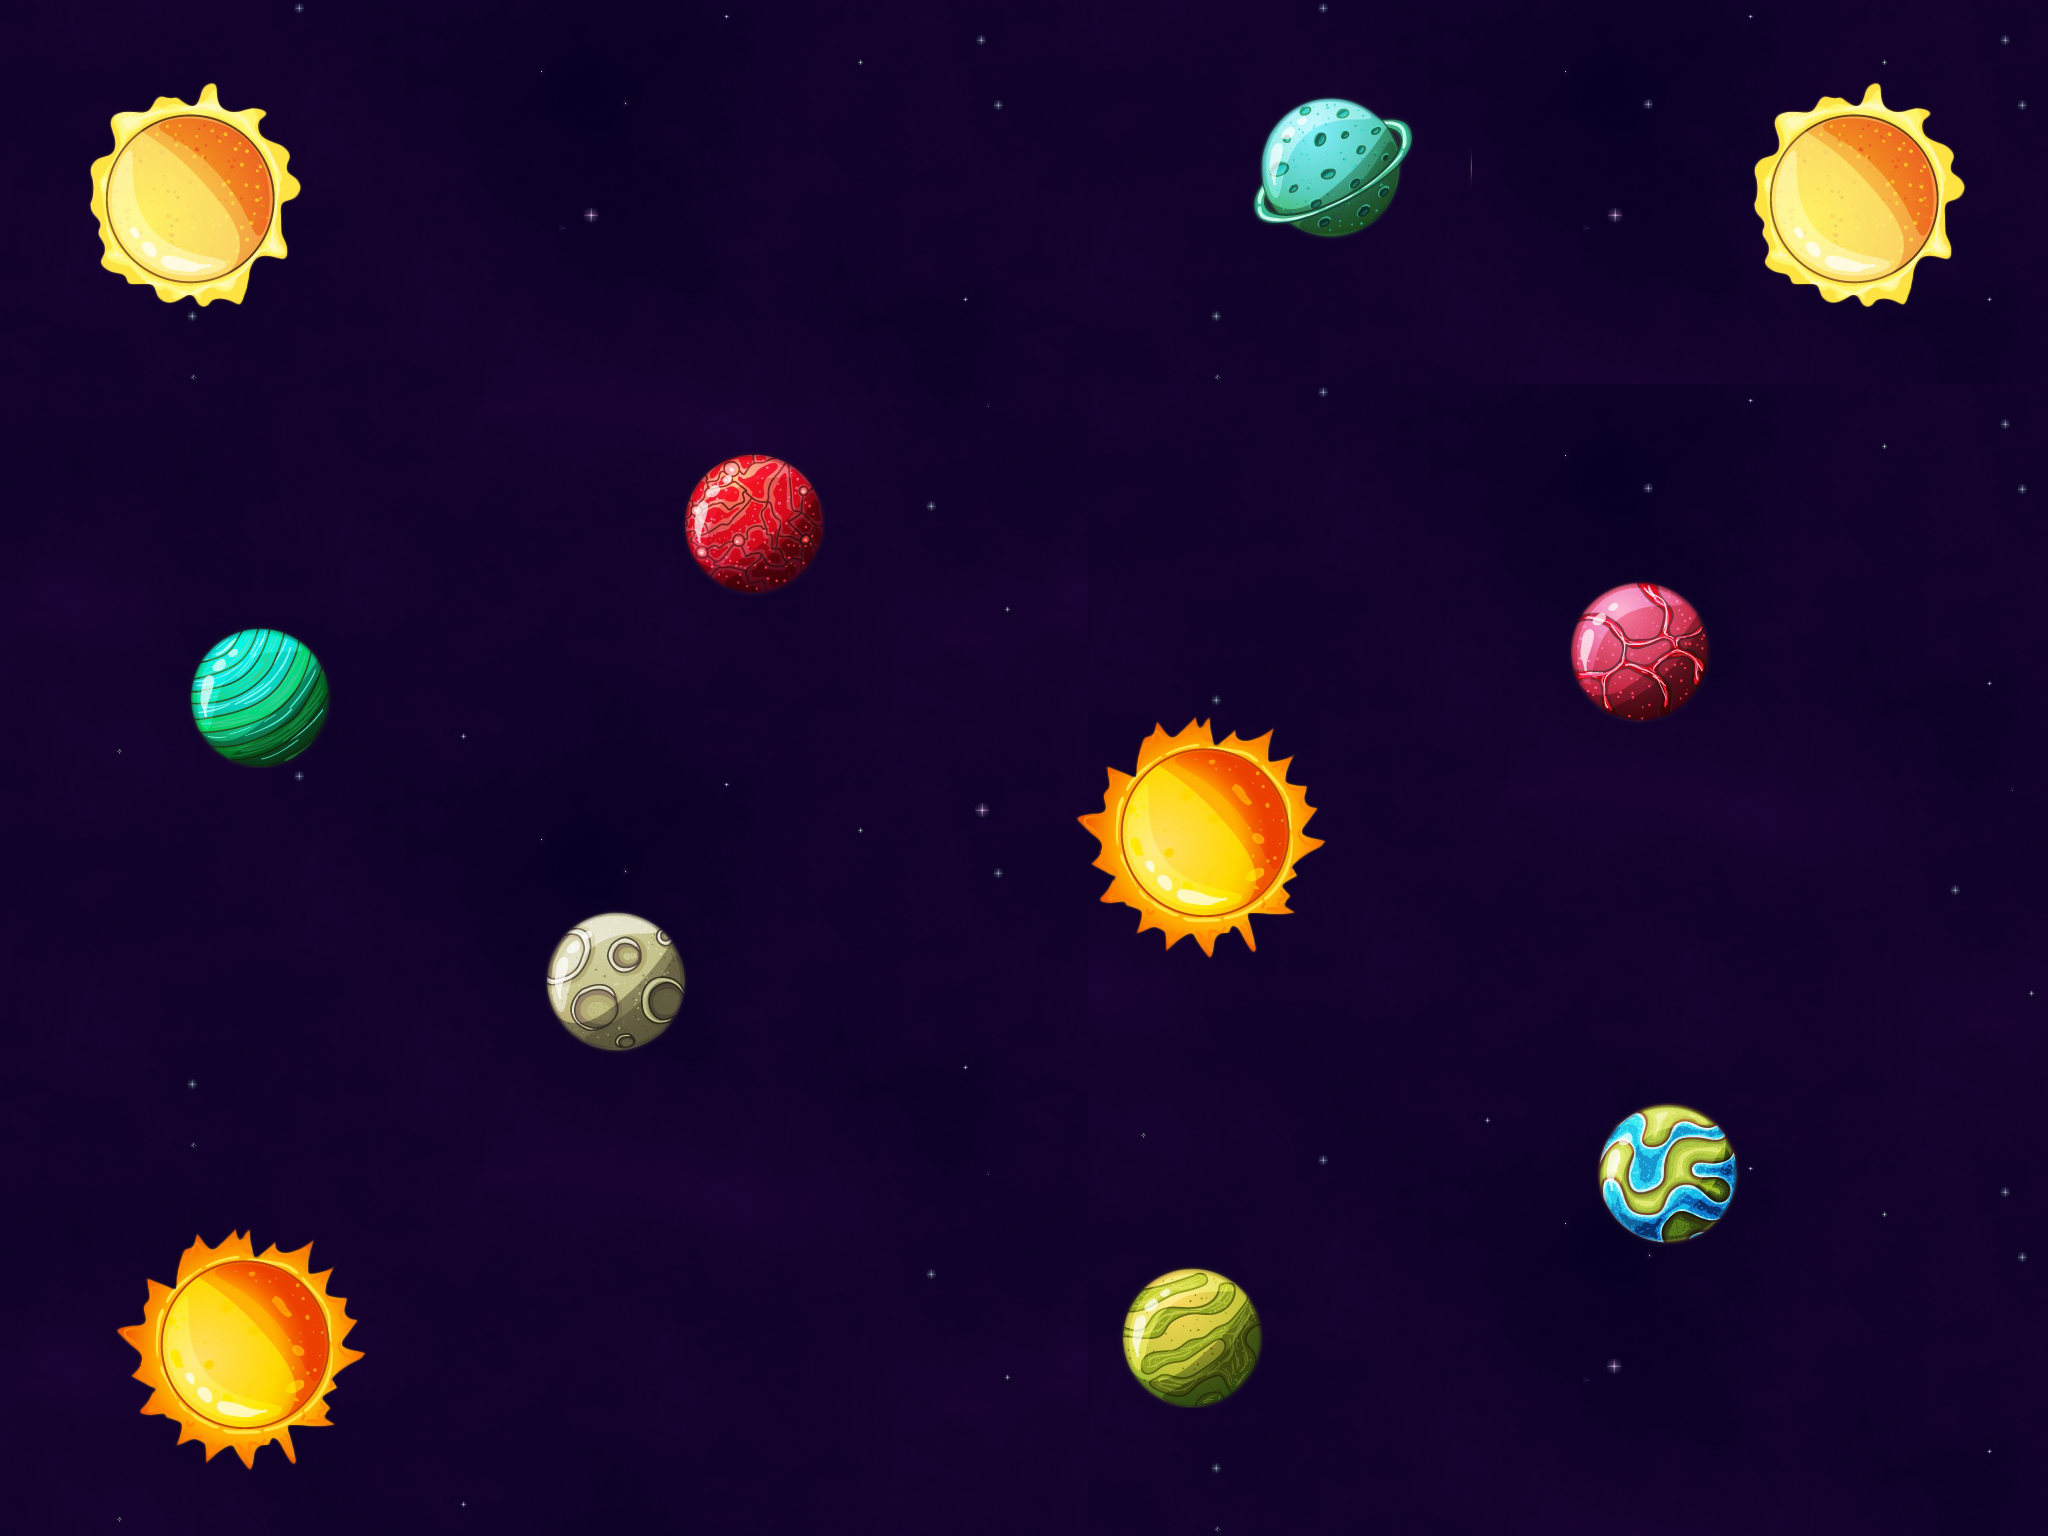

A 2D game scene composited from a Tiled map and its tileset images. What follows is a short description and the map's XML, with every tile layer's data as written:
An orthogonal 32x24 tile map with 64x64 px tiles, 2 tile layers (bg, planets), 2 tilesets and 6 objects (4x circle, rect, walls).

<map version="1.2" tiledversion="2019.11.20" orientation="orthogonal" renderorder="left-down" compressionlevel="0" width="32" height="24" tilewidth="64" tileheight="64" infinite="0" nextlayerid="4" nextobjectid="12">
 <tileset firstgid="1" source="tilesets/test01/bg.tsx" />
 <tileset firstgid="769" source="tilesets/test01/planets.tsx" />
 <layer id="1" name="bg" width="32" height="24">
  <data encoding="csv">
16,17,18,19,20,21,22,23,24,25,26,27,28,29,30,31,32,1,2,3,4,5,6,7,8,9,10,11,12,13,14,15,
48,49,50,51,52,53,54,55,56,57,58,59,60,61,62,63,64,33,34,35,36,37,38,39,40,41,42,43,44,45,46,47,
80,81,82,83,84,85,86,87,88,89,90,91,92,93,94,95,96,65,66,67,68,69,70,71,72,73,74,75,76,77,78,79,
112,113,114,115,116,117,118,119,120,121,122,123,124,125,126,127,128,97,98,99,100,101,102,103,104,105,106,107,108,109,110,111,
144,145,146,147,148,149,150,151,152,153,154,155,156,157,158,159,160,129,130,131,132,133,134,135,136,137,138,139,140,141,142,143,
176,177,178,179,180,181,182,183,184,185,186,187,188,189,190,191,192,161,162,163,164,165,166,167,168,169,170,171,172,173,174,175,
208,209,210,211,212,213,214,215,216,217,218,219,220,221,222,223,224,1,2,3,4,5,6,7,8,9,10,11,12,13,14,15,
240,241,242,243,244,245,246,247,248,249,250,251,252,253,254,255,256,33,34,35,36,37,38,39,40,41,42,43,44,45,46,47,
272,273,274,275,276,277,278,279,280,281,282,283,284,285,286,287,288,65,66,67,68,69,70,71,72,73,74,75,76,77,78,79,
304,305,306,307,308,309,310,311,312,313,314,315,316,317,318,319,320,97,98,99,100,101,102,103,104,105,106,107,108,109,110,111,
336,337,338,339,340,341,342,343,344,345,346,347,348,349,350,351,352,129,130,131,132,133,134,135,136,137,138,139,140,141,142,143,
368,369,370,371,372,373,374,375,376,377,378,379,380,381,382,383,384,161,162,163,164,165,166,167,168,169,170,171,172,173,174,175,
400,401,402,403,404,405,406,407,408,409,410,411,412,413,414,415,416,193,194,195,196,197,198,199,200,201,202,203,204,205,206,207,
432,433,434,435,436,437,438,439,440,441,442,443,444,445,446,447,448,225,226,227,228,229,230,231,232,233,234,235,236,237,238,239,
464,465,466,467,468,469,470,471,472,473,474,475,476,477,478,479,480,257,258,259,260,261,262,263,264,265,266,267,268,269,270,271,
496,497,498,499,500,501,502,503,504,505,506,507,508,509,510,511,512,289,290,291,292,293,294,295,296,297,298,299,300,301,302,303,
528,529,530,531,532,533,534,535,536,537,538,539,540,541,542,543,544,321,322,323,324,325,326,327,328,329,330,331,332,333,334,335,
560,561,562,563,564,565,566,567,568,569,570,571,572,573,574,575,576,353,354,355,356,357,358,359,360,361,362,363,364,365,366,367,
592,593,594,595,596,597,598,599,600,601,602,603,604,605,606,607,608,385,386,387,388,389,390,391,392,393,394,395,396,397,398,399,
624,625,626,627,628,629,630,631,632,633,634,635,636,637,638,639,640,417,418,419,420,421,422,423,424,425,426,427,428,429,430,431,
656,657,658,659,660,661,662,663,664,665,666,667,668,669,670,671,672,449,450,451,452,453,454,455,456,457,458,459,460,461,462,463,
688,689,690,691,692,693,694,695,696,697,698,699,700,701,702,703,704,481,482,483,484,485,486,487,488,489,490,491,492,493,494,495,
720,721,722,723,724,725,726,727,728,729,730,731,732,733,734,735,736,513,514,515,516,517,518,519,520,521,522,523,524,525,526,527,
752,753,754,755,756,757,758,759,760,761,762,763,764,765,766,767,768,545,546,547,548,549,550,551,552,553,554,555,556,557,558,559
</data>
 </layer>
 <layer id="2" name="planets" width="32" height="24">
  <data encoding="csv">
0,0,0,0,0,0,0,0,0,0,0,0,0,0,0,0,0,0,0,0,0,0,0,0,0,0,0,0,0,0,0,0,
0,1139,1140,1141,1142,0,0,0,0,0,0,0,0,0,0,0,0,0,0,895,896,897,898,0,0,0,0,1139,1140,1141,1142,0,
0,1164,1165,1166,1167,0,0,0,0,0,0,0,0,0,0,0,0,0,0,920,921,922,923,0,0,0,0,1164,1165,1166,1167,0,
0,1189,1190,1191,1192,0,0,0,0,0,0,0,0,0,0,0,0,0,0,945,946,947,948,0,0,0,0,1189,1190,1191,1192,0,
0,1214,1215,1216,1217,0,0,0,0,0,0,0,0,0,0,0,0,0,0,0,0,0,0,0,0,0,0,1214,1215,1216,1217,0,
0,0,0,0,0,0,0,0,0,0,0,0,0,0,0,0,0,0,0,0,0,0,0,0,0,0,0,0,0,0,0,0,
0,0,0,0,0,0,0,0,0,0,1045,1046,1047,0,0,0,0,0,0,0,0,0,0,0,0,0,0,0,0,0,0,0,
0,0,0,0,0,0,0,0,0,0,1070,1071,1072,0,0,0,0,0,0,0,0,0,0,0,0,0,0,0,0,0,0,0,
0,0,0,0,0,0,0,0,0,0,1095,1096,1097,0,0,0,0,0,0,0,0,0,0,0,0,0,0,0,0,0,0,0,
0,0,973,974,975,976,0,0,0,0,1120,1121,1122,0,0,0,0,0,0,0,0,0,0,0,1080,1081,1082,0,0,0,0,0,
0,0,998,999,1000,1001,0,0,0,0,0,0,0,0,0,0,0,0,0,0,0,0,0,0,1105,1106,1107,0,0,0,0,0,
0,0,1023,1024,1025,1026,0,0,0,0,0,0,0,0,0,0,938,939,940,941,942,0,0,0,1130,1131,1132,0,0,0,0,0,
0,0,0,0,0,0,0,0,0,0,0,0,0,0,0,0,963,964,965,966,967,0,0,0,0,0,0,0,0,0,0,0,
0,0,0,0,0,0,0,0,0,0,0,0,0,0,0,0,988,989,990,991,992,0,0,0,0,0,0,0,0,0,0,0,
0,0,0,0,0,0,0,0,830,831,832,0,0,0,0,0,1013,1014,1015,1016,1017,0,0,0,0,0,0,0,0,0,0,0,
0,0,0,0,0,0,0,0,855,856,857,0,0,0,0,0,0,0,0,0,0,0,0,0,0,0,0,0,0,0,0,0,
0,0,0,0,0,0,0,0,880,881,882,0,0,0,0,0,0,0,0,0,0,0,0,0,0,0,0,0,0,0,0,0,
0,0,0,0,0,0,0,0,0,0,0,0,0,0,0,0,0,0,0,0,0,0,0,0,823,824,825,826,0,0,0,0,
0,0,0,0,0,0,0,0,0,0,0,0,0,0,0,0,0,0,0,0,0,0,0,0,848,849,850,851,0,0,0,0,
0,938,939,940,941,942,0,0,0,0,0,0,0,0,0,0,0,980,981,982,0,0,0,0,873,874,875,876,0,0,0,0,
0,963,964,965,966,967,0,0,0,0,0,0,0,0,0,0,0,1005,1006,1007,0,0,0,0,0,0,0,0,0,0,0,0,
0,988,989,990,991,992,0,0,0,0,0,0,0,0,0,0,0,1030,1031,1032,0,0,0,0,0,0,0,0,0,0,0,0,
0,1013,1014,1015,1016,1017,0,0,0,0,0,0,0,0,0,0,0,0,0,0,0,0,0,0,0,0,0,0,0,0,0,0,
0,0,0,0,0,0,0,0,0,0,0,0,0,0,0,0,0,0,0,0,0,0,0,0,0,0,0,0,0,0,0,0
</data>
 </layer>
 <objectgroup id="3" name="objects">
  <object id="3" name="earth" type="rect" x="1594" y="1104" width="148" height="144">
   <ellipse />
  </object>
  <object id="7" name="star1" type="circle" x="1750" y="97" width="207" height="205">
   <ellipse />
  </object>
  <object id="8" name="star2" type="circle" x="1095" y="731" width="213" height="205">
   <ellipse />
  </object>
  <object id="9" name="star3" type="circle" x="137" y="1244" width="212" height="200">
   <ellipse />
  </object>
  <object id="10" name="star4" type="circle" x="85" y="93" width="207" height="207">
   <ellipse />
  </object>
  <object id="11" name="walls" type="walls" x="0" y="0" width="2048" height="1536" />
 </objectgroup>
</map>